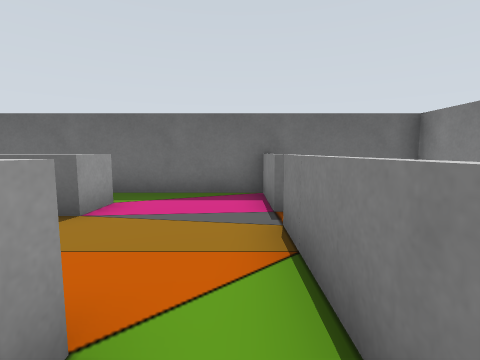
view 1 (above)

12 first-person views from a walk through a Gazebo world. The camera is 0.51 m above the floor, tilts 6° down and sees 85° across. The floor is counted in squares, 0.5 m on a side. Each view is taken from the middle of a square. On the plan, view 1 faces up. The plan holds only what a view shows up to about 11 squares ahead; the rest is blank.

view 2
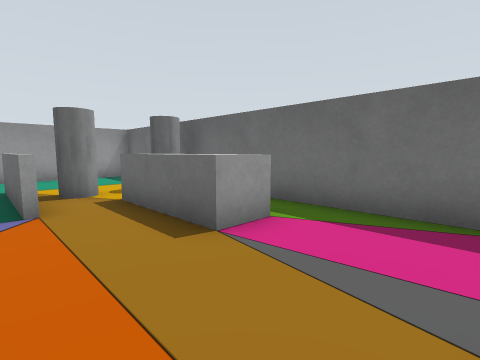

view 3
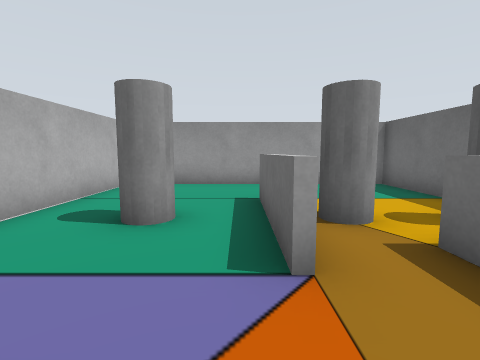

view 4
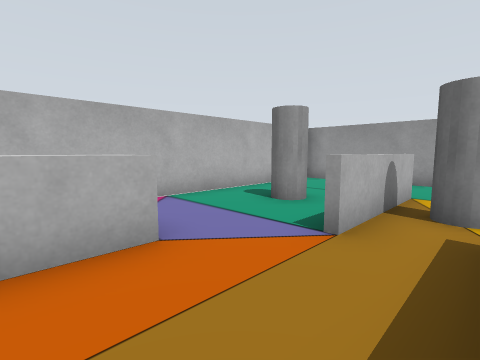

view 5
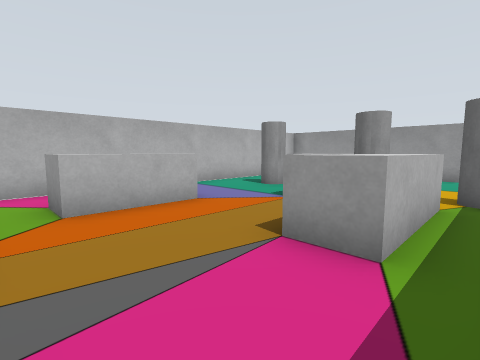

view 6
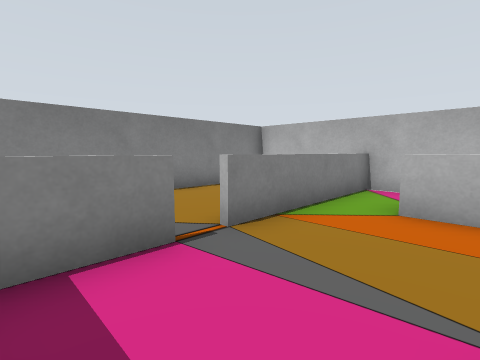

view 7
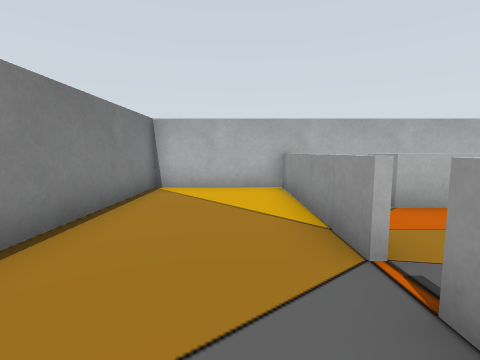

view 8
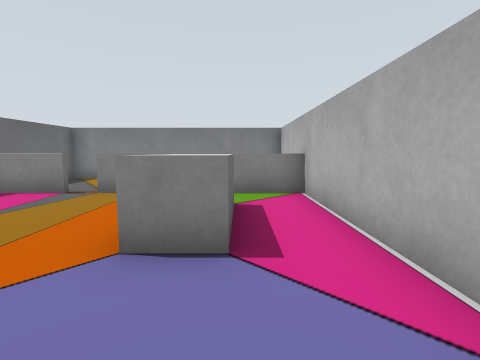

view 9
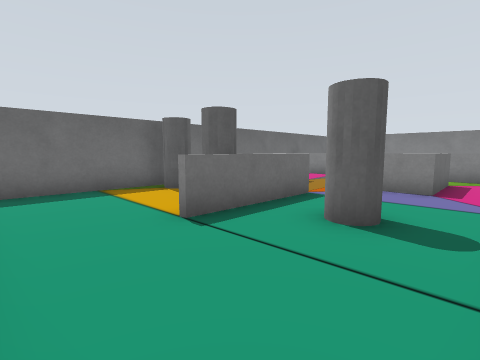

view 10
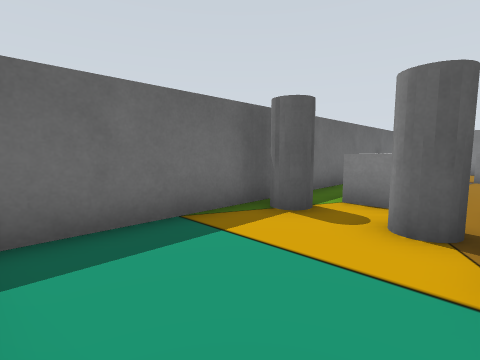

view 11
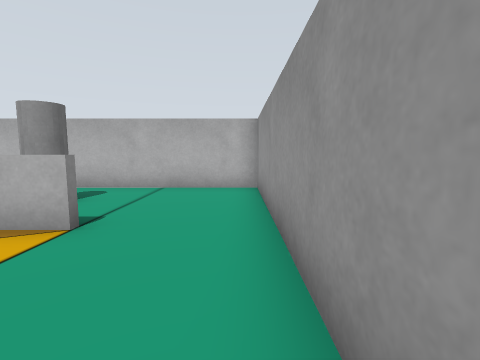

view 12
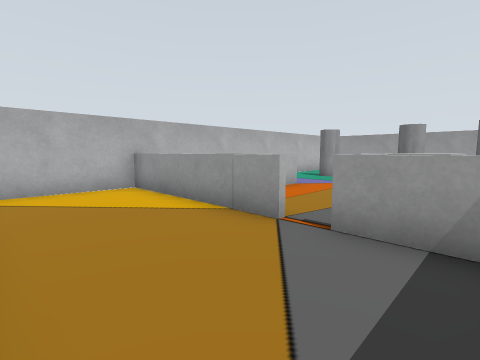

### Floor plan
Ten units are one square. View 1 is at (0, 0); x grows to the right and y downward. Boxes are objects, and circles mark ways between rooms. Rooms are numbered by the first view taken in them; rooms with no view inside come last. Other rooms are left out.
<svg viewBox="-120 -71 170 92">
<path fill="none" stroke="#000" d="M10 -66 -115 -66 -115 16 10 16M-50 -24 -89 -24M-89 -26 -50 -26M6 -44 6 -66M6 16 6 -36M10 16 45 16 45 -66 10 -66M8 -37 8 16M8 -60 8 -44"/>
<rect x="-75" y="-15" width="10" height="20" fill="#bbb"><title>grey cylinder</title></rect>
<rect x="-75" y="-45" width="10" height="20" fill="#bbb"><title>grey cylinder</title></rect>
<rect x="-75" y="-65" width="10" height="10" fill="#bbb"><title>grey cylinder</title></rect>
<rect x="-55" y="-55" width="30" height="20" fill="#bbb"><title>grey box</title></rect>
<rect x="-35" y="-15" width="30" height="20" fill="#bbb"><title>grey box</title></rect>
<circle cx="10" cy="-40" r="3" fill="#2a7"/>
<text x="-50" y="-20">1</text>
<text x="30" y="-30">2</text>
</svg>
Room 1 opens to room 2.

Where each view was taken, in squares from view 1:
view 1: 0 up, 0 right, facing up
view 2: 2 up, 0 right, facing up-left
view 3: 2 up, 3 left, facing left
view 4: 4 up, 2 left, facing down-left
view 5: 6 up, 0 right, facing down-left
view 6: 6 up, 2 left, facing down-right
view 7: 6 up, 2 right, facing down
view 8: 0 up, 6 left, facing right
view 9: 1 down, 11 left, facing up-right
view 10: 3 up, 11 left, facing up-right
view 11: 6 up, 11 left, facing down
view 12: 6 up, 4 right, facing down-left
